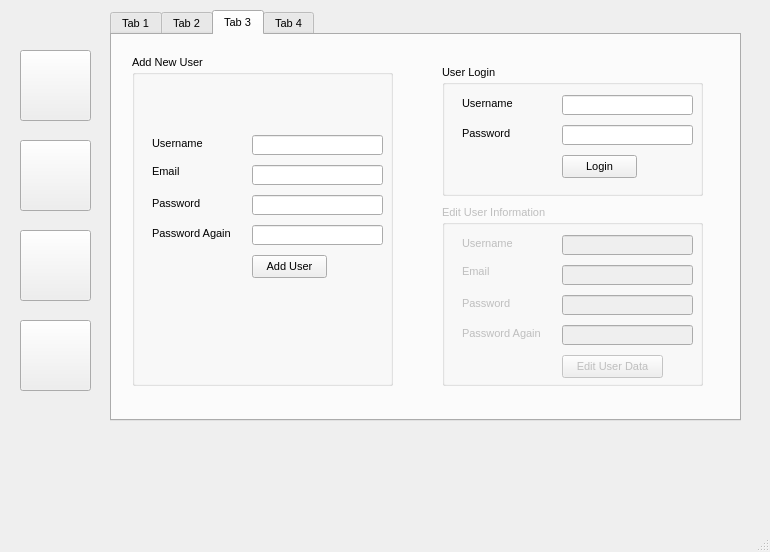
<?xml version="1.0" encoding="UTF-8"?>
<ui version="4.0">
 <class>MainWindow</class>
 <widget class="QMainWindow" name="MainWindow">
  <property name="geometry">
   <rect>
    <x>0</x>
    <y>0</y>
    <width>770</width>
    <height>552</height>
   </rect>
  </property>
  <property name="font">
   <font>
    <family>Segoe UI</family>
    <pointsize>16</pointsize>
   </font>
  </property>
  <property name="windowTitle">
   <string>MainWindow</string>
  </property>
  <widget class="QWidget" name="centralwidget">
   <widget class="QPushButton" name="pushButton">
    <property name="geometry">
     <rect>
      <x>20</x>
      <y>50</y>
      <width>71</width>
      <height>71</height>
     </rect>
    </property>
    <property name="text">
     <string/>
    </property>
    <property name="icon">
     <iconset resource="icons.qrc">
      <normaloff>:/icons/today.png</normaloff>:/icons/today.png</iconset>
    </property>
    <property name="iconSize">
     <size>
      <width>60</width>
      <height>60</height>
     </size>
    </property>
   </widget>
   <widget class="QPushButton" name="pushButton_5">
    <property name="geometry">
     <rect>
      <x>20</x>
      <y>140</y>
      <width>71</width>
      <height>71</height>
     </rect>
    </property>
    <property name="text">
     <string/>
    </property>
    <property name="icon">
     <iconset resource="icons.qrc">
      <normaloff>:/icons/books.png</normaloff>:/icons/books.png</iconset>
    </property>
    <property name="iconSize">
     <size>
      <width>60</width>
      <height>60</height>
     </size>
    </property>
   </widget>
   <widget class="QPushButton" name="pushButton_6">
    <property name="geometry">
     <rect>
      <x>20</x>
      <y>230</y>
      <width>71</width>
      <height>71</height>
     </rect>
    </property>
    <property name="text">
     <string/>
    </property>
    <property name="icon">
     <iconset resource="icons.qrc">
      <normaloff>:/icons/users.png</normaloff>:/icons/users.png</iconset>
    </property>
    <property name="iconSize">
     <size>
      <width>60</width>
      <height>60</height>
     </size>
    </property>
   </widget>
   <widget class="QPushButton" name="pushButton_7">
    <property name="geometry">
     <rect>
      <x>20</x>
      <y>320</y>
      <width>71</width>
      <height>71</height>
     </rect>
    </property>
    <property name="text">
     <string/>
    </property>
    <property name="icon">
     <iconset resource="icons.qrc">
      <normaloff>:/icons/settings.png</normaloff>:/icons/settings.png</iconset>
    </property>
    <property name="iconSize">
     <size>
      <width>60</width>
      <height>60</height>
     </size>
    </property>
   </widget>
   <widget class="QTabWidget" name="tabWidget">
    <property name="geometry">
     <rect>
      <x>110</x>
      <y>10</y>
      <width>631</width>
      <height>411</height>
     </rect>
    </property>
    <property name="font">
     <font>
      <family>Segoe UI</family>
      <pointsize>8</pointsize>
     </font>
    </property>
    <property name="currentIndex">
     <number>2</number>
    </property>
    <widget class="QWidget" name="tab_4">
     <attribute name="title">
      <string>Tab 1</string>
     </attribute>
     <widget class="QTableWidget" name="tableWidget">
      <property name="geometry">
       <rect>
        <x>0</x>
        <y>100</y>
        <width>621</width>
        <height>271</height>
       </rect>
      </property>
      <property name="font">
       <font>
        <family>Segoe UI</family>
        <pointsize>10</pointsize>
       </font>
      </property>
      <column>
       <property name="text">
        <string>book code</string>
       </property>
      </column>
      <column>
       <property name="text">
        <string>book title</string>
       </property>
      </column>
      <column>
       <property name="text">
        <string>book author</string>
       </property>
      </column>
      <column>
       <property name="text">
        <string>book publisher</string>
       </property>
      </column>
      <column>
       <property name="text">
        <string>book price</string>
       </property>
      </column>
     </widget>
     <widget class="QPushButton" name="pushButton_2">
      <property name="geometry">
       <rect>
        <x>520</x>
        <y>32</y>
        <width>91</width>
        <height>31</height>
       </rect>
      </property>
      <property name="text">
       <string>ADD</string>
      </property>
     </widget>
     <widget class="QComboBox" name="comboBox">
      <property name="geometry">
       <rect>
        <x>290</x>
        <y>30</y>
        <width>81</width>
        <height>31</height>
       </rect>
      </property>
      <item>
       <property name="text">
        <string>Retrieve</string>
       </property>
      </item>
      <item>
       <property name="text">
        <string>Rent</string>
       </property>
      </item>
     </widget>
     <widget class="QComboBox" name="comboBox_2">
      <property name="geometry">
       <rect>
        <x>430</x>
        <y>31</y>
        <width>69</width>
        <height>31</height>
       </rect>
      </property>
      <item>
       <property name="text">
        <string>1</string>
       </property>
      </item>
      <item>
       <property name="text">
        <string>2</string>
       </property>
      </item>
      <item>
       <property name="text">
        <string>3</string>
       </property>
      </item>
      <item>
       <property name="text">
        <string>4</string>
       </property>
      </item>
      <item>
       <property name="text">
        <string>5</string>
       </property>
      </item>
      <item>
       <property name="text">
        <string>6</string>
       </property>
      </item>
      <item>
       <property name="text">
        <string>7</string>
       </property>
      </item>
      <item>
       <property name="text">
        <string>8</string>
       </property>
      </item>
      <item>
       <property name="text">
        <string>9</string>
       </property>
      </item>
      <item>
       <property name="text">
        <string>10</string>
       </property>
      </item>
     </widget>
     <widget class="QLabel" name="label">
      <property name="geometry">
       <rect>
        <x>250</x>
        <y>30</y>
        <width>31</width>
        <height>31</height>
       </rect>
      </property>
      <property name="text">
       <string>Type</string>
      </property>
     </widget>
     <widget class="QLabel" name="label_2">
      <property name="geometry">
       <rect>
        <x>390</x>
        <y>30</y>
        <width>41</width>
        <height>31</height>
       </rect>
      </property>
      <property name="text">
       <string>Days</string>
      </property>
     </widget>
     <widget class="QLineEdit" name="lineEdit">
      <property name="geometry">
       <rect>
        <x>10</x>
        <y>30</y>
        <width>221</width>
        <height>31</height>
       </rect>
      </property>
      <property name="placeholderText">
       <string>ENTER BOOK TITLE</string>
      </property>
     </widget>
    </widget>
    <widget class="QWidget" name="tab">
     <attribute name="title">
      <string>Tab 2</string>
     </attribute>
     <widget class="QTabWidget" name="tabWidget_2">
      <property name="geometry">
       <rect>
        <x>0</x>
        <y>10</y>
        <width>631</width>
        <height>341</height>
       </rect>
      </property>
      <property name="currentIndex">
       <number>1</number>
      </property>
      <widget class="QWidget" name="tab_6">
       <attribute name="title">
        <string>Add</string>
       </attribute>
       <widget class="QLabel" name="label_9">
        <property name="geometry">
         <rect>
          <x>300</x>
          <y>30</y>
          <width>81</width>
          <height>16</height>
         </rect>
        </property>
        <property name="text">
         <string>Book Code</string>
        </property>
       </widget>
       <widget class="QLabel" name="label_10">
        <property name="geometry">
         <rect>
          <x>300</x>
          <y>150</y>
          <width>81</width>
          <height>16</height>
         </rect>
        </property>
        <property name="text">
         <string>Publisher</string>
        </property>
       </widget>
       <widget class="QLabel" name="label_11">
        <property name="geometry">
         <rect>
          <x>20</x>
          <y>20</y>
          <width>71</width>
          <height>16</height>
         </rect>
        </property>
        <property name="text">
         <string>Book Title</string>
        </property>
       </widget>
       <widget class="QLabel" name="label_12">
        <property name="geometry">
         <rect>
          <x>300</x>
          <y>70</y>
          <width>81</width>
          <height>21</height>
         </rect>
        </property>
        <property name="text">
         <string>Category</string>
        </property>
       </widget>
       <widget class="QLabel" name="label_13">
        <property name="geometry">
         <rect>
          <x>300</x>
          <y>110</y>
          <width>81</width>
          <height>16</height>
         </rect>
        </property>
        <property name="text">
         <string>Author</string>
        </property>
       </widget>
       <widget class="QComboBox" name="comboBox_6">
        <property name="geometry">
         <rect>
          <x>380</x>
          <y>110</y>
          <width>201</width>
          <height>22</height>
         </rect>
        </property>
       </widget>
       <widget class="QLabel" name="label_14">
        <property name="geometry">
         <rect>
          <x>300</x>
          <y>190</y>
          <width>81</width>
          <height>16</height>
         </rect>
        </property>
        <property name="text">
         <string>Book Price</string>
        </property>
       </widget>
       <widget class="QLineEdit" name="lineEdit_5">
        <property name="geometry">
         <rect>
          <x>380</x>
          <y>20</y>
          <width>201</width>
          <height>31</height>
         </rect>
        </property>
       </widget>
       <widget class="QComboBox" name="comboBox_7">
        <property name="geometry">
         <rect>
          <x>380</x>
          <y>70</y>
          <width>201</width>
          <height>22</height>
         </rect>
        </property>
       </widget>
       <widget class="QComboBox" name="comboBox_8">
        <property name="geometry">
         <rect>
          <x>380</x>
          <y>150</y>
          <width>201</width>
          <height>22</height>
         </rect>
        </property>
       </widget>
       <widget class="QLineEdit" name="lineEdit_6">
        <property name="geometry">
         <rect>
          <x>92</x>
          <y>20</y>
          <width>171</width>
          <height>31</height>
         </rect>
        </property>
       </widget>
       <widget class="QLineEdit" name="lineEdit_7">
        <property name="geometry">
         <rect>
          <x>390</x>
          <y>190</y>
          <width>191</width>
          <height>31</height>
         </rect>
        </property>
       </widget>
       <widget class="QPushButton" name="pushButton_4">
        <property name="geometry">
         <rect>
          <x>300</x>
          <y>250</y>
          <width>91</width>
          <height>31</height>
         </rect>
        </property>
        <property name="text">
         <string>Save</string>
        </property>
       </widget>
       <widget class="QTextEdit" name="textEdit_2">
        <property name="geometry">
         <rect>
          <x>20</x>
          <y>80</y>
          <width>241</width>
          <height>141</height>
         </rect>
        </property>
       </widget>
      </widget>
      <widget class="QWidget" name="tab_5">
       <attribute name="title">
        <string>Edit Or Delete</string>
       </attribute>
       <widget class="QLineEdit" name="lineEdit_2">
        <property name="geometry">
         <rect>
          <x>92</x>
          <y>20</y>
          <width>411</width>
          <height>31</height>
         </rect>
        </property>
       </widget>
       <widget class="QLineEdit" name="lineEdit_3">
        <property name="geometry">
         <rect>
          <x>390</x>
          <y>60</y>
          <width>201</width>
          <height>31</height>
         </rect>
        </property>
       </widget>
       <widget class="QComboBox" name="comboBox_3">
        <property name="geometry">
         <rect>
          <x>390</x>
          <y>110</y>
          <width>201</width>
          <height>22</height>
         </rect>
        </property>
       </widget>
       <widget class="QLineEdit" name="lineEdit_4">
        <property name="geometry">
         <rect>
          <x>400</x>
          <y>230</y>
          <width>191</width>
          <height>31</height>
         </rect>
        </property>
       </widget>
       <widget class="QComboBox" name="comboBox_4">
        <property name="geometry">
         <rect>
          <x>390</x>
          <y>150</y>
          <width>201</width>
          <height>22</height>
         </rect>
        </property>
       </widget>
       <widget class="QComboBox" name="comboBox_5">
        <property name="geometry">
         <rect>
          <x>390</x>
          <y>190</y>
          <width>201</width>
          <height>22</height>
         </rect>
        </property>
       </widget>
       <widget class="QPushButton" name="pushButton_3">
        <property name="geometry">
         <rect>
          <x>310</x>
          <y>270</y>
          <width>91</width>
          <height>31</height>
         </rect>
        </property>
        <property name="text">
         <string>Save</string>
        </property>
       </widget>
       <widget class="QLabel" name="label_3">
        <property name="geometry">
         <rect>
          <x>20</x>
          <y>20</y>
          <width>71</width>
          <height>16</height>
         </rect>
        </property>
        <property name="text">
         <string>Book Title</string>
        </property>
       </widget>
       <widget class="QLabel" name="label_4">
        <property name="geometry">
         <rect>
          <x>310</x>
          <y>70</y>
          <width>81</width>
          <height>16</height>
         </rect>
        </property>
        <property name="text">
         <string>Book Code</string>
        </property>
       </widget>
       <widget class="QLabel" name="label_5">
        <property name="geometry">
         <rect>
          <x>310</x>
          <y>230</y>
          <width>81</width>
          <height>16</height>
         </rect>
        </property>
        <property name="text">
         <string>Book Price</string>
        </property>
       </widget>
       <widget class="QLabel" name="label_6">
        <property name="geometry">
         <rect>
          <x>310</x>
          <y>110</y>
          <width>81</width>
          <height>21</height>
         </rect>
        </property>
        <property name="text">
         <string>Category</string>
        </property>
       </widget>
       <widget class="QLabel" name="label_7">
        <property name="geometry">
         <rect>
          <x>310</x>
          <y>150</y>
          <width>81</width>
          <height>16</height>
         </rect>
        </property>
        <property name="text">
         <string>Author</string>
        </property>
       </widget>
       <widget class="QLabel" name="label_8">
        <property name="geometry">
         <rect>
          <x>310</x>
          <y>190</y>
          <width>81</width>
          <height>16</height>
         </rect>
        </property>
        <property name="text">
         <string>Publisher</string>
        </property>
       </widget>
       <widget class="QLabel" name="label_15">
        <property name="geometry">
         <rect>
          <x>20</x>
          <y>70</y>
          <width>71</width>
          <height>16</height>
         </rect>
        </property>
        <property name="text">
         <string>Book Title</string>
        </property>
       </widget>
       <widget class="QLineEdit" name="lineEdit_8">
        <property name="geometry">
         <rect>
          <x>90</x>
          <y>70</y>
          <width>171</width>
          <height>31</height>
         </rect>
        </property>
       </widget>
       <widget class="QPushButton" name="pushButton_8">
        <property name="geometry">
         <rect>
          <x>510</x>
          <y>20</y>
          <width>81</width>
          <height>31</height>
         </rect>
        </property>
        <property name="text">
         <string>Search</string>
        </property>
       </widget>
       <widget class="QPushButton" name="pushButton_9">
        <property name="geometry">
         <rect>
          <x>180</x>
          <y>270</y>
          <width>81</width>
          <height>31</height>
         </rect>
        </property>
        <property name="text">
         <string>Delete</string>
        </property>
       </widget>
       <widget class="QTextEdit" name="textEdit">
        <property name="geometry">
         <rect>
          <x>20</x>
          <y>110</y>
          <width>241</width>
          <height>141</height>
         </rect>
        </property>
       </widget>
      </widget>
     </widget>
    </widget>
    <widget class="QWidget" name="tab_3">
     <attribute name="title">
      <string>Tab 3</string>
     </attribute>
     <widget class="QGroupBox" name="groupBox">
      <property name="geometry">
       <rect>
        <x>20</x>
        <y>20</y>
        <width>261</width>
        <height>331</height>
       </rect>
      </property>
      <property name="title">
       <string>Add New User</string>
      </property>
      <widget class="QLabel" name="label_16">
       <property name="geometry">
        <rect>
         <x>20</x>
         <y>80</y>
         <width>81</width>
         <height>16</height>
        </rect>
       </property>
       <property name="text">
        <string>Username</string>
       </property>
      </widget>
      <widget class="QLabel" name="label_17">
       <property name="geometry">
        <rect>
         <x>20</x>
         <y>110</y>
         <width>47</width>
         <height>13</height>
        </rect>
       </property>
       <property name="text">
        <string>Email</string>
       </property>
      </widget>
      <widget class="QLabel" name="label_18">
       <property name="geometry">
        <rect>
         <x>20</x>
         <y>140</y>
         <width>71</width>
         <height>16</height>
        </rect>
       </property>
       <property name="text">
        <string>Password</string>
       </property>
      </widget>
      <widget class="QLabel" name="label_19">
       <property name="geometry">
        <rect>
         <x>20</x>
         <y>170</y>
         <width>111</width>
         <height>16</height>
        </rect>
       </property>
       <property name="text">
        <string>Password Again</string>
       </property>
      </widget>
      <widget class="QLineEdit" name="lineEdit_9">
       <property name="geometry">
        <rect>
         <x>120</x>
         <y>80</y>
         <width>131</width>
         <height>20</height>
        </rect>
       </property>
      </widget>
      <widget class="QLineEdit" name="lineEdit_10">
       <property name="geometry">
        <rect>
         <x>120</x>
         <y>110</y>
         <width>131</width>
         <height>20</height>
        </rect>
       </property>
      </widget>
      <widget class="QLineEdit" name="lineEdit_11">
       <property name="geometry">
        <rect>
         <x>120</x>
         <y>140</y>
         <width>131</width>
         <height>20</height>
        </rect>
       </property>
       <property name="echoMode">
        <enum>QLineEdit::Password</enum>
       </property>
      </widget>
      <widget class="QLineEdit" name="lineEdit_12">
       <property name="geometry">
        <rect>
         <x>120</x>
         <y>170</y>
         <width>131</width>
         <height>20</height>
        </rect>
       </property>
       <property name="echoMode">
        <enum>QLineEdit::Password</enum>
       </property>
      </widget>
      <widget class="QPushButton" name="pushButton_10">
       <property name="geometry">
        <rect>
         <x>120</x>
         <y>200</y>
         <width>75</width>
         <height>23</height>
        </rect>
       </property>
       <property name="text">
        <string>Add User</string>
       </property>
      </widget>
      <widget class="QLabel" name="label_29">
       <property name="geometry">
        <rect>
         <x>30</x>
         <y>240</y>
         <width>181</width>
         <height>31</height>
        </rect>
       </property>
       <property name="font">
        <font>
         <family>Segoe UI</family>
         <pointsize>9</pointsize>
        </font>
       </property>
       <property name="text">
        <string/>
       </property>
      </widget>
     </widget>
     <widget class="QGroupBox" name="groupBox_2">
      <property name="geometry">
       <rect>
        <x>330</x>
        <y>30</y>
        <width>261</width>
        <height>131</height>
       </rect>
      </property>
      <property name="title">
       <string>User Login</string>
      </property>
      <widget class="QLabel" name="label_20">
       <property name="geometry">
        <rect>
         <x>20</x>
         <y>60</y>
         <width>61</width>
         <height>16</height>
        </rect>
       </property>
       <property name="text">
        <string>Password</string>
       </property>
      </widget>
      <widget class="QLabel" name="label_21">
       <property name="geometry">
        <rect>
         <x>20</x>
         <y>30</y>
         <width>81</width>
         <height>16</height>
        </rect>
       </property>
       <property name="text">
        <string>Username</string>
       </property>
      </widget>
      <widget class="QLineEdit" name="lineEdit_13">
       <property name="geometry">
        <rect>
         <x>120</x>
         <y>60</y>
         <width>131</width>
         <height>20</height>
        </rect>
       </property>
       <property name="echoMode">
        <enum>QLineEdit::Password</enum>
       </property>
      </widget>
      <widget class="QLineEdit" name="lineEdit_14">
       <property name="geometry">
        <rect>
         <x>120</x>
         <y>30</y>
         <width>131</width>
         <height>20</height>
        </rect>
       </property>
      </widget>
      <widget class="QPushButton" name="pushButton_11">
       <property name="geometry">
        <rect>
         <x>120</x>
         <y>90</y>
         <width>75</width>
         <height>23</height>
        </rect>
       </property>
       <property name="text">
        <string>Login</string>
       </property>
      </widget>
     </widget>
     <widget class="QGroupBox" name="groupBox_3">
      <property name="enabled">
       <bool>false</bool>
      </property>
      <property name="geometry">
       <rect>
        <x>330</x>
        <y>170</y>
        <width>261</width>
        <height>181</height>
       </rect>
      </property>
      <property name="title">
       <string>Edit User Information</string>
      </property>
      <widget class="QLineEdit" name="lineEdit_15">
       <property name="geometry">
        <rect>
         <x>120</x>
         <y>60</y>
         <width>131</width>
         <height>20</height>
        </rect>
       </property>
      </widget>
      <widget class="QLineEdit" name="lineEdit_17">
       <property name="geometry">
        <rect>
         <x>120</x>
         <y>90</y>
         <width>131</width>
         <height>20</height>
        </rect>
       </property>
       <property name="echoMode">
        <enum>QLineEdit::Password</enum>
       </property>
      </widget>
      <widget class="QLabel" name="label_25">
       <property name="geometry">
        <rect>
         <x>20</x>
         <y>120</y>
         <width>111</width>
         <height>16</height>
        </rect>
       </property>
       <property name="text">
        <string>Password Again</string>
       </property>
      </widget>
      <widget class="QLabel" name="label_22">
       <property name="geometry">
        <rect>
         <x>20</x>
         <y>60</y>
         <width>47</width>
         <height>13</height>
        </rect>
       </property>
       <property name="text">
        <string>Email</string>
       </property>
      </widget>
      <widget class="QLineEdit" name="lineEdit_18">
       <property name="geometry">
        <rect>
         <x>120</x>
         <y>120</y>
         <width>131</width>
         <height>20</height>
        </rect>
       </property>
       <property name="echoMode">
        <enum>QLineEdit::Password</enum>
       </property>
      </widget>
      <widget class="QLabel" name="label_23">
       <property name="geometry">
        <rect>
         <x>20</x>
         <y>30</y>
         <width>81</width>
         <height>16</height>
        </rect>
       </property>
       <property name="text">
        <string>Username</string>
       </property>
      </widget>
      <widget class="QLineEdit" name="lineEdit_16">
       <property name="geometry">
        <rect>
         <x>120</x>
         <y>30</y>
         <width>131</width>
         <height>20</height>
        </rect>
       </property>
      </widget>
      <widget class="QLabel" name="label_24">
       <property name="geometry">
        <rect>
         <x>20</x>
         <y>90</y>
         <width>71</width>
         <height>16</height>
        </rect>
       </property>
       <property name="text">
        <string>Password</string>
       </property>
      </widget>
      <widget class="QPushButton" name="pushButton_12">
       <property name="geometry">
        <rect>
         <x>120</x>
         <y>150</y>
         <width>101</width>
         <height>23</height>
        </rect>
       </property>
       <property name="text">
        <string>Edit User Data</string>
       </property>
      </widget>
     </widget>
    </widget>
    <widget class="QWidget" name="tab_2">
     <attribute name="title">
      <string>Tab 4</string>
     </attribute>
     <widget class="QTabWidget" name="tabWidget_3">
      <property name="geometry">
       <rect>
        <x>10</x>
        <y>0</y>
        <width>611</width>
        <height>361</height>
       </rect>
      </property>
      <property name="font">
       <font>
        <family>Segoe UI</family>
        <pointsize>10</pointsize>
       </font>
      </property>
      <property name="currentIndex">
       <number>2</number>
      </property>
      <widget class="QWidget" name="tab_7">
       <attribute name="title">
        <string>Categories</string>
       </attribute>
       <widget class="QTableWidget" name="tableWidget_2">
        <property name="geometry">
         <rect>
          <x>10</x>
          <y>61</y>
          <width>581</width>
          <height>261</height>
         </rect>
        </property>
        <column>
         <property name="text">
          <string>Category Name</string>
         </property>
        </column>
       </widget>
       <widget class="QLabel" name="label_26">
        <property name="geometry">
         <rect>
          <x>20</x>
          <y>20</y>
          <width>131</width>
          <height>21</height>
         </rect>
        </property>
        <property name="text">
         <string>New Category Name</string>
        </property>
       </widget>
       <widget class="QLineEdit" name="lineEdit_19">
        <property name="geometry">
         <rect>
          <x>160</x>
          <y>20</y>
          <width>261</width>
          <height>21</height>
         </rect>
        </property>
       </widget>
       <widget class="QPushButton" name="pushButton_13">
        <property name="geometry">
         <rect>
          <x>450</x>
          <y>20</y>
          <width>131</width>
          <height>23</height>
         </rect>
        </property>
        <property name="font">
         <font>
          <family>Segoe UI</family>
          <pointsize>9</pointsize>
         </font>
        </property>
        <property name="text">
         <string>Add New Category</string>
        </property>
       </widget>
      </widget>
      <widget class="QWidget" name="tab_8">
       <attribute name="title">
        <string>Author</string>
       </attribute>
       <widget class="QLabel" name="label_27">
        <property name="geometry">
         <rect>
          <x>20</x>
          <y>19</y>
          <width>131</width>
          <height>21</height>
         </rect>
        </property>
        <property name="text">
         <string>New Author Name</string>
        </property>
       </widget>
       <widget class="QLineEdit" name="lineEdit_20">
        <property name="geometry">
         <rect>
          <x>160</x>
          <y>19</y>
          <width>261</width>
          <height>21</height>
         </rect>
        </property>
       </widget>
       <widget class="QPushButton" name="pushButton_14">
        <property name="geometry">
         <rect>
          <x>450</x>
          <y>19</y>
          <width>131</width>
          <height>23</height>
         </rect>
        </property>
        <property name="font">
         <font>
          <family>Segoe UI</family>
          <pointsize>9</pointsize>
         </font>
        </property>
        <property name="text">
         <string>Add New Author</string>
        </property>
       </widget>
       <widget class="QTableWidget" name="tableWidget_3">
        <property name="geometry">
         <rect>
          <x>10</x>
          <y>60</y>
          <width>581</width>
          <height>261</height>
         </rect>
        </property>
        <column>
         <property name="text">
          <string>Author Name</string>
         </property>
        </column>
       </widget>
      </widget>
      <widget class="QWidget" name="tab_9">
       <attribute name="title">
        <string>Publisher</string>
       </attribute>
       <widget class="QPushButton" name="pushButton_15">
        <property name="geometry">
         <rect>
          <x>450</x>
          <y>20</y>
          <width>131</width>
          <height>23</height>
         </rect>
        </property>
        <property name="font">
         <font>
          <family>Segoe UI</family>
          <pointsize>9</pointsize>
         </font>
        </property>
        <property name="text">
         <string>Add New Publisher</string>
        </property>
       </widget>
       <widget class="QTableWidget" name="tableWidget_4">
        <property name="geometry">
         <rect>
          <x>10</x>
          <y>61</y>
          <width>581</width>
          <height>261</height>
         </rect>
        </property>
        <column>
         <property name="text">
          <string>Publisher Name</string>
         </property>
        </column>
       </widget>
       <widget class="QLineEdit" name="lineEdit_21">
        <property name="geometry">
         <rect>
          <x>160</x>
          <y>20</y>
          <width>261</width>
          <height>21</height>
         </rect>
        </property>
       </widget>
       <widget class="QLabel" name="label_28">
        <property name="geometry">
         <rect>
          <x>20</x>
          <y>20</y>
          <width>131</width>
          <height>21</height>
         </rect>
        </property>
        <property name="text">
         <string>New Publisher Name</string>
        </property>
       </widget>
      </widget>
     </widget>
    </widget>
   </widget>
  </widget>
  <widget class="QMenuBar" name="menubar">
   <property name="geometry">
    <rect>
     <x>0</x>
     <y>0</y>
     <width>770</width>
     <height>36</height>
    </rect>
   </property>
  </widget>
  <widget class="QStatusBar" name="statusbar"/>
 </widget>
 <resources>
  <include location="icons.qrc"/>
 </resources>
 <connections/>
</ui>
